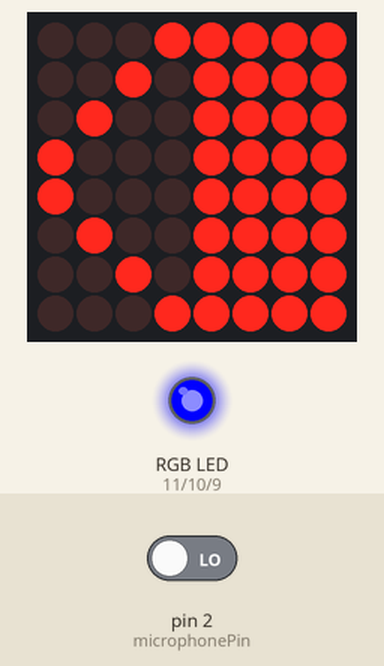
Simulated run of this sketch. Board: Arduino Uno, built with avr-gcc and run on an emulated ATmega328P. On the bench: 8×8 LED matrix, an RGB LED mixed from three pins (HIGH = lit). Dashed ring = blinking. The inputs (shaded band) are chosen by the test bench; at power-on: pin 2 (microphonePin) LOW. What the sketch prints to the serial monitor is not drawn.

Above: at 1.2 s.
1.3 s: pin 2 (microphonePin) driven HIGH
At 1.95 s:
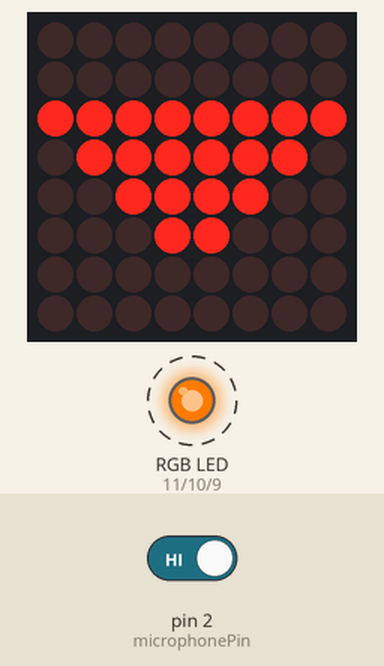
At 11.2 s:
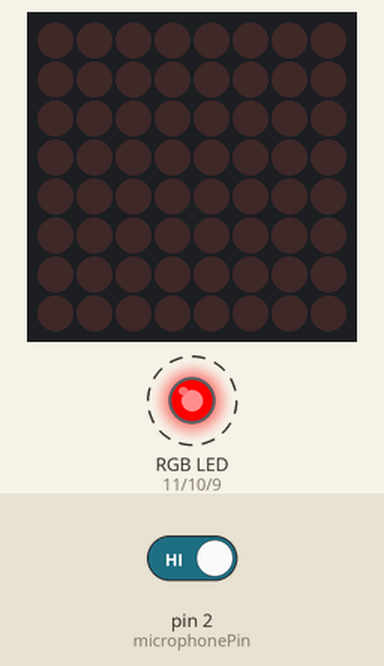
Timing chart, 0 to 12.3 s (numbered marks = the images above; inputs shaded):
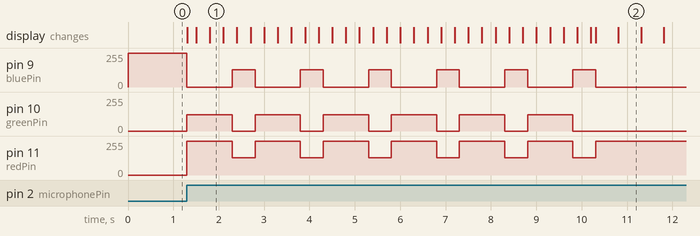

The sketch:

MY_ALLARME.ino
```cpp
#include "LedControl.h"

const int microphonePin = 2;
const int redPin = 11;
const int greenPin = 10;
const int bluePin = 9;

const int knockSequence[] = {1, 1, 0, 1, 0, 1};
const int knockSequenceLength = sizeof(knockSequence) / sizeof(knockSequence[0]);

LedControl lc = LedControl(4, 6, 5, 1);

unsigned int knockIndex = 0;
unsigned long beginKnockTime = 0;
bool knocking = false;
bool error = false;
bool knocked = false;

unsigned long delaytime = 100;

byte lockedLock[8] = {
  B00011111,
  B00101111,
  B01001111,
  B10001111,
  B10001111,
  B01001111,
  B00101111,
  B00011111
};

byte unlockedLock[8] = {
  B00001111,
  B00001111,
  B01001111,
  B10001111,
  B10001111,
  B01001111,
  B00101111,
  B00011111
};

byte soundIcon[8] = {
  B00000000,
  B00000000,
  B11111111,
  B01111110,
  B00111100,
  B00011000,
  B00000000,
  B00000000
};

void setup() {
  Serial.begin(9600);
  pinMode(microphonePin, INPUT);
  pinMode(redPin, OUTPUT);
  pinMode(greenPin, OUTPUT);
  pinMode(bluePin, OUTPUT);

  lc.shutdown(0,false);
  lc.setIntensity(0,1);
  lc.clearDisplay(0);

  setColor(0,0,255);
  showIcon(lockedLock);
  Serial.println("Sistema pronto: LED blu standby, attendendo primo knock...");
}

void loop() {
  if (knocking) {
    unsigned long knockDelta = millis() - beginKnockTime;

    if (knockDelta <= 1000) {
      setColor(255,123,0);

      if ((millis() / 300) % 2 == 0) {
        showIcon(soundIcon);
      } else {
        lc.clearDisplay(0);
      }
      if (digitalRead(microphonePin) == HIGH && !knocked) {
        knocked = true;
        Serial.print("Knock rilevato al bit ");
        Serial.println(knockIndex);
      }
    }
    else if (knockDelta > 1000 && knockDelta <= 1500) {
      setColor(128,0,128);
      if ((millis() / 300) % 2 == 0) {
        showIcon(soundIcon);
      } else {
        lc.clearDisplay(0);
      }
    }

    if (knockDelta > 1500) {
      if (knocked != knockSequence[knockIndex]) {
        error = true;
        Serial.print("Errore alla posizione ");
        Serial.println(knockIndex);
      } else {
        Serial.print("Bit ");
        Serial.print(knockIndex);
        Serial.println(" corretto");
      }

      knocked = false;
      knockIndex++;

      if (knockIndex < knockSequenceLength) {
        beginKnockTime = millis();
      } else {
        if (error) {
          wrongSequence();
        } else {
          correctSequence();
        }
        knocking = false;
        error = false;
        knockIndex = 0;
        setColor(0,0,255);
        showIcon(lockedLock);
        Serial.println("Sequenza terminata, ritorno in standby");
      }
    }
  } else {
    if (digitalRead(microphonePin) == HIGH) {
      beginKnockTime = millis();
      knockIndex = 0;
      knocking = true;
      Serial.println("Primo knock rilevato → inizio sequenza!");
    }
  }
}

void wrongSequence() {
  Serial.println("Sequenza ERRATA → LED rosso");
  setColor(255,0,0);
  for (int i=0; i<3; i++) {
    showIcon(lockedLock);
    delay(500);
    lc.clearDisplay(0);
    delay(500);
  }
}

void correctSequence() {
  Serial.println("Sequenza CORRETTA → LED verde");
  setColor(0,255,0);
  for (int i=0; i<3; i++) {
    showIcon(unlockedLock);
    delay(500);
    lc.clearDisplay(0);
    delay(500);
  }
}

void setColor(int r, int g, int b) {
  analogWrite(redPin, r);
  analogWrite(greenPin, g);
  analogWrite(bluePin, b);
}

void showIcon(byte icon[8]) {
  for (int row=0; row<8; row++) {
    lc.setRow(0,row,icon[row]);
  }
}
```

Measured:
- after the input at 1.3 s, pin 9 (bluePin): alternates 128/255 for 0.50 s and 0/255 for 1.0 s, 13 changes in all, then stays 0/255, starting at once; pin 10 (greenPin): alternates 123/255 for 1.0 s and 0/255 for 0.50 s, 12 changes in all, then stays 0/255, starting at once
- what the display in image 2 shows lasts 0.5 s, from 10.8 s to 11.3 s
